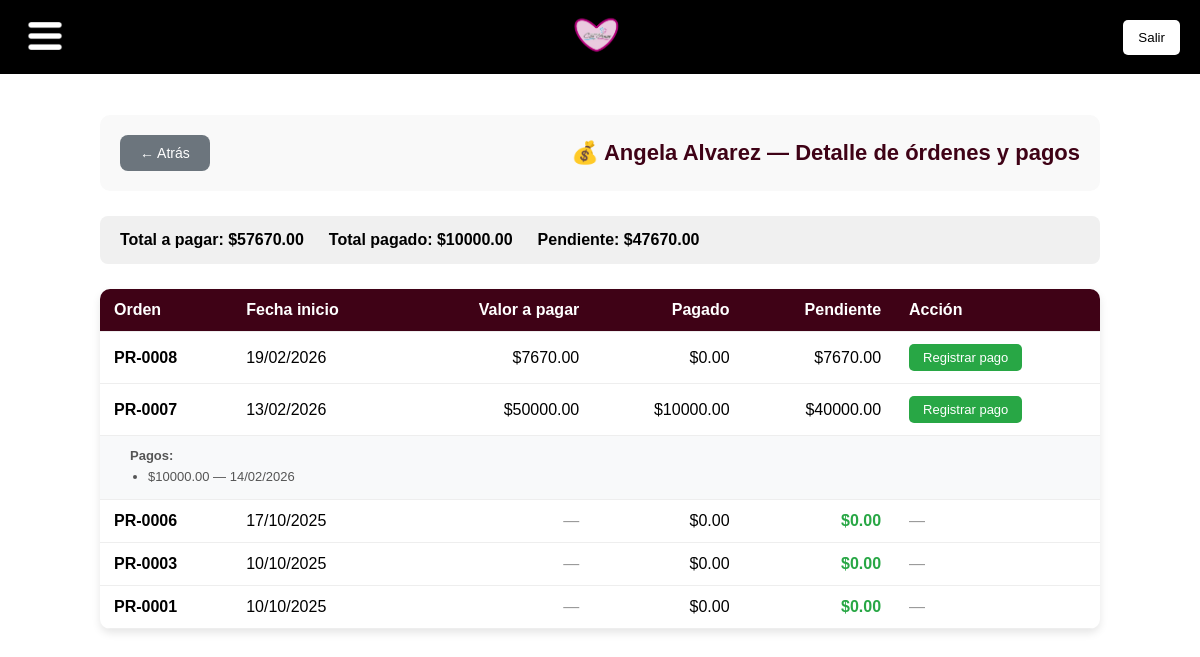
The page /pagos-manualistas/1/ on the database as committed earlier.
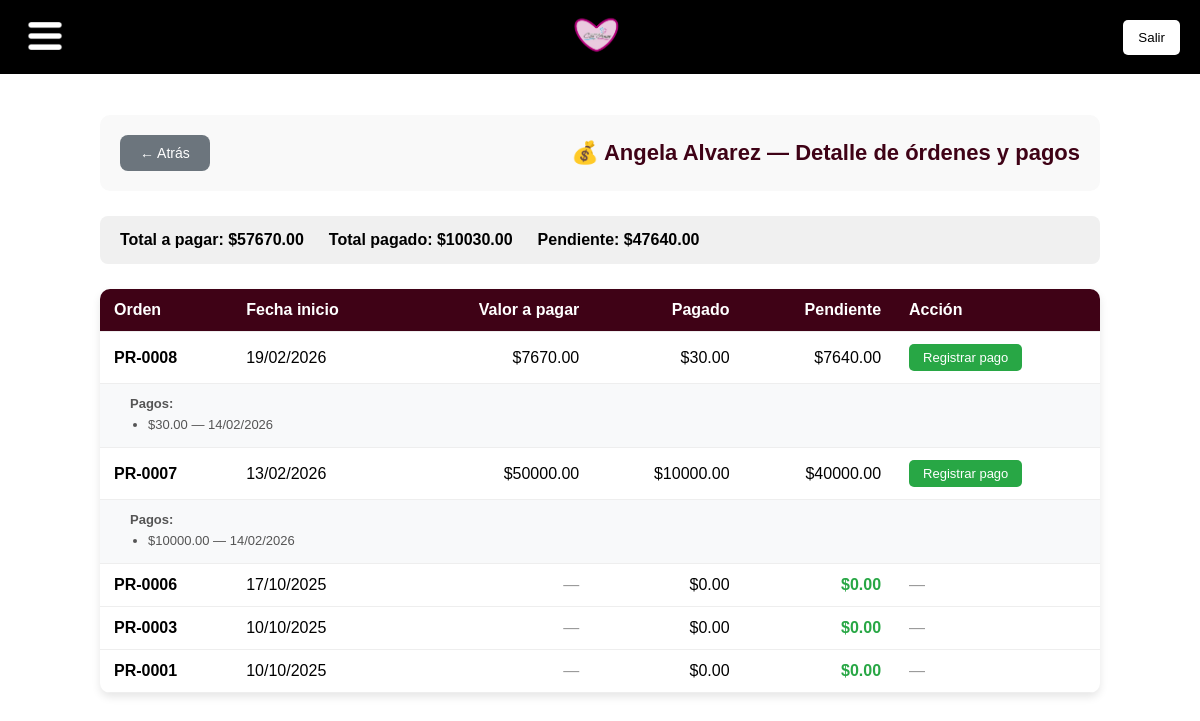
The same page on the database as committed later.
### app_alejandra/models.py (models this page shows, shortened)
class Manualista(models.Model):
    TIPOS_DOCUMENTO = [
        ('CC', 'Cédula de Ciudadanía'),
        ('NIT', 'Número de Identificación Tributaria'),
        ('CE', 'Cédula de Extranjería'),
        ('PAS', 'Pasaporte'),
        ('SIN', 'Sin Documento'),
    ]
    tipo_documento = models.CharField(max_length=3, choices=TIPOS_DOCUMENTO, default='CC')
    documento = models.CharField(max_length=50, blank=True, null=True, help_text="Opcional - puede quedar vacío")
    nombre = models.CharField(max_length=200, unique=True)
    telefono = models.CharField(max_length=15, blank=True, null=True)
    email = models.EmailField(blank=True, null=True)
    direccion = models.TextField(blank=True, null=True)
    fecha_nacimiento = models.DateField(blank=True, null=True)  # Campo opcional

class Produccion(models.Model):
    manualista = models.ForeignKey('Manualista', on_delete=models.CASCADE)
    fecha_inicio = models.DateField()
    fecha_tentativa = models.DateField()
    estado = models.CharField(max_length=20, choices=EstadoProduccion.choices, default=EstadoProduccion.PENDIENTE)
    valor_a_pagar = models.DecimalField(max_digits=12, decimal_places=2, default=0, null=True, blank=True, help_text="Monto acordado a pagar al manualista por esta orden")
    numero = models.CharField(max_length=20, unique=True, blank=True, null=True, help_text="Ej: PR-0001")

class PagoProduccion(models.Model):
    produccion = models.ForeignKey(Produccion, on_delete=models.CASCADE, related_name='pagos')
    monto = models.DecimalField(max_digits=12, decimal_places=2)
    fecha = models.DateField()
    observaciones = models.TextField(blank=True, null=True)

### app_alejandra/views.py (the view, shortened to what this page needs)
# urls.py: path('pagos-manualistas/<int:manualista_id>/', views.pagos_manualista_detalle_view, name='pagos_manualista_detalle'),
def pagos_manualista_detalle_view(request, manualista_id):
    manualista = get_object_or_404(Manualista, id=manualista_id)
    ordenes_qs = Produccion.objects.filter(manualista=manualista).prefetch_related('pagos').annotate(
        total_pagado=Sum('pagos__monto')
    ).order_by('-id')
    total_a_pagar = 0
    total_pagado = 0
    ordenes = []
    for p in ordenes_qs:
        v = float(p.valor_a_pagar or 0)
        pag = float(p.total_pagado or 0)
        pend = max(0, v - pag)
        total_a_pagar += v
        total_pagado += pag
        ordenes.append({
            'produccion': p,
            'valor_a_pagar': v,
            'total_pagado': pag,
            'pendiente': pend,
        })
    pendiente_total = max(0, total_a_pagar - total_pagado)
    return render(request, 'pagos_manualista_detalle.html', {
        'manualista': manualista,
        'total_a_pagar': total_a_pagar,
        'total_pagado': total_pagado,
        'pendiente_total': pendiente_total,
        'ordenes': ordenes,
    })

### app_alejandra/templates/pagos_manualista_detalle.html (shortened to what this page needs)
{% extends "base.html" %}
{% block content %}
<div class="main-container">
    <div class="header-section">
        <div>
            <a href="{% url 'pagos_manualistas' %}" class="btn-atras">← Atrás</a>
        </div>
        <h1>💰 {{ manualista.nombre }} — Detalle de órdenes y pagos</h1>
    </div>
    <div class="resumen">
        <span>Total a pagar: ${{ total_a_pagar|floatformat:2 }}</span>
        <span>Total pagado: ${{ total_pagado|floatformat:2 }}</span>
        <span>Pendiente: {% if pendiente_total > 0 %}${{ pendiente_total|floatformat:2 }}{% else %}<span class="pendiente-cero">$0.00</span>{% endif %}</span>
    </div>
    <div class="table-container">
        <table class="tabla">
            <thead>
                <tr>
                    <th>Orden</th>
                    <th>Fecha inicio</th>
                    <th class="num">Valor a pagar</th>
                    <th class="num">Pagado</th>
                    <th class="num">Pendiente</th>
                    <th>Acción</th>
                </tr>
            </thead>
            <tbody>
                {% for ord in ordenes %}
                <tr>
                    <td><strong>{{ ord.produccion.numero|default:ord.produccion.id }}</strong></td>
                    <td>{{ ord.produccion.fecha_inicio|date:"d/m/Y" }}</td>
                    <td class="num">{% if ord.valor_a_pagar %}${{ ord.valor_a_pagar|floatformat:2 }}{% else %}<span class="sin-valor">—</span>{% endif %}</td>
                    <td class="num">${{ ord.total_pagado|floatformat:2 }}</td>
                    <td class="num">{% if ord.pendiente > 0 %}${{ ord.pendiente|floatformat:2 }}{% else %}<span class="pendiente-cero">$0.00</span>{% endif %}</td>
                    <td>
                        {% if ord.valor_a_pagar > 0 and ord.pendiente > 0 %}
                        <button type="button" class="btn-pago" onclick="toggleForm({{ ord.produccion.id }})">Registrar pago</button>
                        {% else %}
                        <span class="sin-valor">—</span>
                        {% endif %}
                    </td>
                </tr>
                {% if ord.produccion.pagos.all %}
                <tr class="sub-row">
                    <td colspan="6">
                        <strong>Pagos:</strong>
                        <ul class="lista-pagos">
                            {% for pago in ord.produccion.pagos.all %}
                            <li>${{ pago.monto|floatformat:2 }} — {{ pago.fecha|date:"d/m/Y" }}{% if pago.observaciones %} — {{ pago.observaciones|truncatewords:10 }}{% endif %}</li>
                            {% endfor %}
                        </ul>
                    </td>
                </tr>
                {% endif %}
                {% endfor %}
            </tbody>
        </table>
    </div>
</div>
{% endblock %}

### app_alejandra/templates/base.html (shortened to what this page needs)
<!DOCTYPE html>
<html lang="es">
<head>
    {% load static %}
</head>
<body>
    <div class="navbar">
        <button id="menu-button" style="border: none; background: none; padding: 0; cursor: pointer;">
            <img src="{% static 'images/menu_icon.png' %}" alt="menu">
        </button>
        <div class="logo-center">
            <img src="{% static 'images/logo.png' %}" alt="logo">
        </div>
        <button class="btn-logout" onclick="location.href='{% url 'logout' %}'">Salir</button>
    </div>
    <div class="background">
        <div class="content">
            {% block content %}{% endblock %}
        </div>
    </div>
</body>
</html>

### app_alejandra/templates/pagos_manualista_detalle.html (style rules this page uses)
.main-container { max-width: 1000px; margin: 0 auto; padding: 20px; }
.header-section { display: flex; justify-content: space-between; align-items: center; margin-bottom: 25px; padding: 20px; background: #f9f9f9; border-radius: 10px; flex-wrap: wrap; gap: 15px; }
.header-section h1 { color: #3F0216; margin: 0; font-size: 22px; }
.btn-atras { background: #6c757d; color: white; text-decoration: none; padding: 10px 20px; border-radius: 8px; font-size: 14px; display: inline-block; }
.resumen { display: flex; gap: 25px; flex-wrap: wrap; margin-bottom: 25px; padding: 15px 20px; background: #f0f0f0; border-radius: 8px; }
.resumen span { font-weight: bold; }
.table-container { background: white; border-radius: 10px; box-shadow: 0 4px 8px rgba(0,0,0,0.1); overflow: hidden; margin-bottom: 20px; }
.tabla { width: 100%; border-collapse: collapse; }
.tabla th, .tabla td { padding: 12px 14px; text-align: left; border-bottom: 1px solid #eee; }
.tabla th { background: #3F0216; color: white; font-weight: bold; }
.tabla .num { text-align: right; }
.tabla .sub-row td { padding-left: 30px; font-size: 13px; color: #555; background: #f8f9fa; }
.lista-pagos { margin: 6px 0 0 0; padding-left: 18px; }
.lista-pagos li { margin: 3px 0; }
.btn-pago { background: #28a745; color: white; border: none; padding: 6px 14px; border-radius: 5px; cursor: pointer; font-size: 13px; }
.sin-valor { color: #999; }
.pendiente-cero { color: #28a745; font-weight: bold; }

Rows that differ between the two databases and show on the page:
shown differently, row unchanged: Produccion "PR-0008": total_pagado "0.00" → "30.00"; pendiente "7670.00" → "7640.00"; now shows "Pagos:"
added PagoProduccion: monto "30.00", fecha "14/02/2026", shown under Produccion "PR-0008"
Other text that changed with them:
{{ total_pagado|floatformat:2 }}: "10000.00" → "10030.00"
{{ pendiente_total|floatformat:2 }}: "47670.00" → "47640.00"
